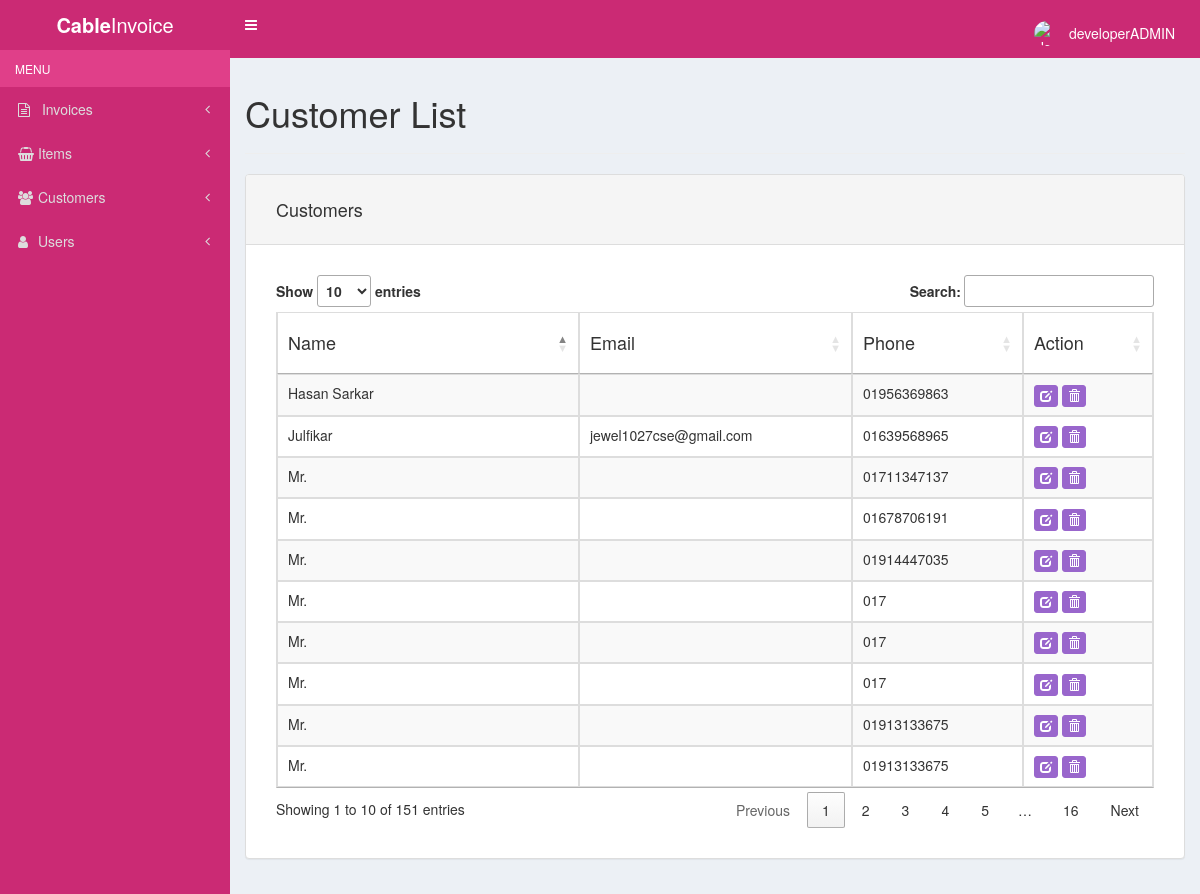
Screenshot of /customer-list.php (signed in) with the database file from the repository.
### tables this page shows
CREATE TABLE `store_customers` (
  `id` int(11) NOT NULL,
  `name` varchar(255) NOT NULL,
  `email` varchar(255) NOT NULL,
  `address_1` varchar(255) NOT NULL,
  `address_2` varchar(255) NOT NULL,
  `town` varchar(255) NOT NULL,
  `county` varchar(255) NOT NULL,
  `postcode` varchar(255) NOT NULL,
  `phone` varchar(100) NOT NULL,
  `name_ship` varchar(255) NOT NULL,
  `address_1_ship` varchar(255) NOT NULL,
  `address_2_ship` varchar(255) NOT NULL,
  `town_ship` varchar(255) NOT NULL,
  `county_ship` varchar(255) NOT NULL,
  `postcode_ship` varchar(255) NOT NULL
);

### functions.php (the view, shortened to what this page needs)
<?php
function getCustomers() {
	$mysqli = new mysqli(DATABASE_HOST, DATABASE_USER, DATABASE_PASS, DATABASE_NAME);
	$query = "SELECT * FROM store_customers ORDER BY name ASC";
	$results = $mysqli->query($query);
	if($results) {
		print '<table class="table table-striped table-bordered" id="data-table"><thead><tr>
				<th><h4>Name</h4></th>
				<th><h4>Email</h4></th>
				<th><h4>Phone</h4></th>
				<th><h4>Action</h4></th>
			  </tr></thead><tbody>';
		while($row = $results->fetch_assoc()) {
		    print '
			    <tr>
					<td>'.$row["name"].'</td>
				    <td>'.$row["email"].'</td>
				    <td>'.$row["phone"].'</td>
				    <td><a href="customer-edit.php?id='.$row["id"].'" class="btn btn-primary btn-xs"><span class="glyphicon glyphicon-edit" aria-hidden="true"></span></a> <a data-customer-id="'.$row['id'].'" class="btn btn-danger btn-xs delete-customer"><span class="glyphicon glyphicon-trash" aria-hidden="true"></span></a></td>
			    </tr>
		    ';
		}
		print '</tr></tbody></table>';
	} else {
		echo "<p>There are no customers to display.</p>";
	}
}
?>

### header.php (shortened to what this page needs)
<!DOCTYPE html>
<html>
<head>
  <link rel="stylesheet" href="https://cdnjs.cloudflare.com/ajax/libs/font-awesome/4.5.0/css/font-awesome.min.css">
  <link rel="stylesheet" href="https://cdnjs.cloudflare.com/ajax/libs/ionicons/2.0.1/css/ionicons.min.css">
  <link rel="stylesheet" href="css/AdminLTE.css">
  <link rel="stylesheet" href="css/skin-purple.css">
	<link rel="stylesheet" href="css/bootstrap.min.css">
	<link rel="stylesheet" href="css/bootstrap.datetimepicker.css">
	<link rel="stylesheet" href="//cdn.datatables.net/1.10.7/css/jquery.dataTables.css">
	<link rel="stylesheet" href="//cdn.datatables.net/plug-ins/1.10.7/integration/bootstrap/3/dataTables.bootstrap.css">
	<link rel="stylesheet" href="css/styles.css">
</head>
<body class="hold-transition skin-purple sidebar-mini">
<div class="wrapper">
  <header class="main-header">
    <a href="invoice-create.php" class="logo">
      <span class="logo-lg"><b>Cable</b>Invoice</span>
    </a>
    <nav class="navbar navbar-static-top" role="navigation">
      <a href="#" class="sidebar-toggle" data-toggle="offcanvas" role="button">
      </a>
      <div class="navbar-custom-menu">
        <ul class="nav navbar-nav">
          <li class="dropdown user user-menu">
            <a href="#" class="dropdown-toggle" data-toggle="dropdown">
              <img src="https://pcrt.crab.org/images/default-user.png" class="user-image" alt="User Image">
              <span class="hidden-xs"><?php echo $_SESSION['login_username'];?></span>
            </a>
          </li>
        </ul>
      </div>
    </nav>
  </header>
  <aside class="main-sidebar">
    <section class="sidebar">
      <ul class="sidebar-menu">
        <li class="header">MENU</li>
         <li class="treeview">
          <a href="#"><i class="fa fa-file-text-o"></i> <span>Invoices</span>
            <span class="pull-right-container">
              <i class="fa fa-angle-left pull-right"></i>
            </span>
          </a>
        </li>
         <li class="treeview">
          <a href="#"><i class="fa fa-shopping-basket"></i><span>Items</span>
            <span class="pull-right-container">
              <i class="fa fa-angle-left pull-right"></i>
            </span>
          </a>
        </li>
        <li class="treeview">
          <a href="#"><i class="fa fa-users"></i><span>Customers</span>
            <span class="pull-right-container">
              <i class="fa fa-angle-left pull-right"></i>
            </span>
          </a>
        </li>
        <li class="treeview">
          <a href="#"><i class="fa fa-user"></i><span>Users</span>
            <span class="pull-right-container">
              <i class="fa fa-angle-left pull-right"></i>
            </span>
          </a>
        </li>
      </ul>
    </section>
  </aside>
  <div class="content-wrapper">
    <section class="content">

### customer-list.php (shortened to what this page needs)
<?php
include('header.php');
include('functions.php');
?>
<h1>Customer List</h1>
<hr>
<div class="row">
	<div class="col-xs-12">
		<div class="panel panel-default">
			<div class="panel-heading">
				<h4>Customers</h4>
			</div>
			<div class="panel-body form-group form-group-sm">
				<?php getCustomers(); ?>
			</div>
		</div>
	</div>
<?php
	include('footer.php');
?>

### footer.php
  </section>
  </div>
</div>
</body>
</html>

### css/skin-purple.css (style rules this page uses)
.skin-purple .main-header .navbar { background-color: #cb2a74; }
.skin-purple .main-header .navbar .nav > li > a { color: #ffffff; }
.skin-purple .main-header .navbar .sidebar-toggle { color: #ffffff; }
.skin-purple .main-header .navbar .sidebar-toggle { color: #fff; }
.skin-purple .main-header .logo { background-color: #BD1C66; color: #ffffff; border-bottom: 0 solid transparent; }
.skin-purple .wrapper, .skin-purple .main-sidebar, .skin-purple .left-side { background-color: #cb2a74; }
.skin-purple .sidebar-menu > li.header { color: #ffffff; background: #e03f89; }
.skin-purple .sidebar-menu > li > a { border-left: 3px solid transparent; }
.skin-purple .sidebar a { color: #ddd; text-decoration: none; }

### css/styles.css (style rules this page uses)
body { padding: 0; background-color: #f07284; }
.btn-primary { background-color: #9966cc; border-color: #9966cc; }
.btn-danger { background-color: #9966cc; border-color: #9966cc; }
.panel-body { padding: 30px 30px 15px 30px; }
.panel-heading { padding: 15px 30px 15px 30px; }
.user { margin-top: 8px; margin-right: 10px; }

### rows the page displays
store_customers: name "Hasan Sarkar", phone "01956369863"
store_customers: name "Julfikar", email "jewel1027cse@gmail.com", phone "01639568965"
store_customers: name "Mr.", phone "01711347137"
store_customers: name "Mr.", phone "01678706191"
store_customers: name "Mr.", phone "01914447035"
store_customers: name "Mr.", phone "017"
store_customers: name "Mr.", phone "017"
store_customers: name "Mr.", phone "017"
store_customers: name "Mr.", phone "01913133675"
store_customers: name "Mr.", phone "01913133675"

### other values shown
$_SESSION['login_username'] "developerADMIN"
